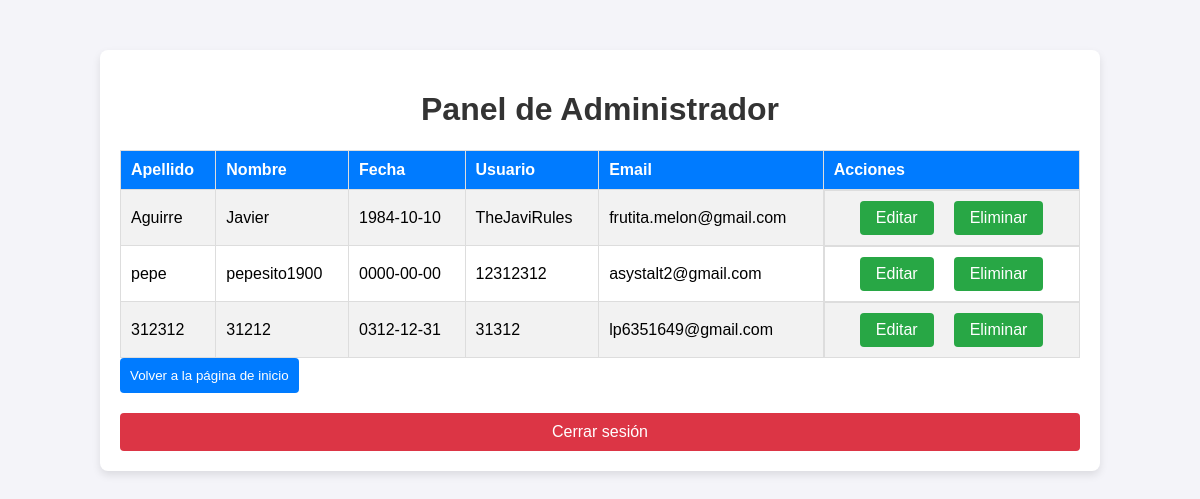
The app's page /admin.php (signed in) with its own data.
### tables this page shows
CREATE TABLE `persona` (
  `id` int(4) NOT NULL,
  `apellido` varchar(50) NOT NULL,
  `nombre` varchar(50) NOT NULL,
  `fecha` date NOT NULL,
  `foto` longblob NOT NULL,
  `usuario` varchar(50) NOT NULL,
  `clave` varchar(50) NOT NULL,
  `email` varchar(100) NOT NULL
);

### admin.php (the view, shortened to what this page needs)
<?php
include('config.php');
$sql = "SELECT * FROM persona";
$result = $conn->query($sql);
?>
<!DOCTYPE html>
<html lang="es">
<head>
</head>
<body>
    <div class="container">
        <h1>Panel de Administrador</h1>
        <table>
            <tr>
                <th>Apellido</th>
                <th>Nombre</th>
                <th>Fecha</th>
                <th>Usuario</th>
                <th>Email</th>
                <th>Acciones</th>
            </tr>
            <?php
            if ($result->num_rows > 0) {
                while ($row = $result->fetch_assoc()) {
                    echo "<tr>
                            <td>{$row['apellido']}</td>
                            <td>{$row['nombre']}</td>
                            <td>{$row['fecha']}</td>
                            <td>{$row['usuario']}</td>
                            <td>{$row['email']}</td>
                            <td class='action-buttons'>
                                <a href='editar.php?id={$row['id']}'>Editar</a>
                                <a href='eliminar.php?id={$row['id']}'>Eliminar</a>
                            </td>
                        </tr>";
                }
            } else {
                echo "<tr><td colspan='6'>No hay registros.</td></tr>";
            }
            ?>
        </table>
        <div class="back-link">
    <form action="index.php" method="get">
        <button type="submit" style="padding: 10px; background-color: #007bff; color: white; border: none; border-radius: 4px;">Volver a la página de inicio</button>
    </form>
</div>
        <a href="logout.php" class="logout">Cerrar sesión</a>
    </div>
</body>
</html>

### admin.php (style rules this page uses)
body { font-family: Arial, sans-serif; background-color: #f4f4f9; margin: 0; padding: 0; }
.container { width: 80%; margin: 50px auto; padding: 20px; background-color: white; border-radius: 8px; box-shadow: 0 4px 8px rgba(0, 0, 0, 0.1); }
h1 { text-align: center; color: #333; }
table { width: 100%; border-collapse: collapse; margin-top: 20px; }
th, td { padding: 10px; text-align: left; border: 1px solid #ddd; }
th { background-color: #007bff; color: white; }
tr:nth-child(even) { background-color: #f2f2f2; }
.action-buttons { display: flex; justify-content: center; }
.action-buttons a { margin: 0 10px; padding: 8px 16px; background-color: #28a745; color: white; text-decoration: none; border-radius: 4px; }
.logout { display: block; margin-top: 20px; text-align: center; padding: 10px; background-color: #dc3545; color: white; text-decoration: none; border-radius: 4px; }

### records on screen
persona: apellido "Aguirre", nombre "Javier", fecha "1984-10-10", usuario "TheJaviRules", email "frutita.melon@gmail.com"
persona: apellido "pepe", nombre "pepesito1900", fecha "0000-00-00", usuario "12312312", email "asystalt2@gmail.com"
persona: apellido "312312", nombre "31212", fecha "0312-12-31", usuario "31312", email "lp6351649@gmail.com"
